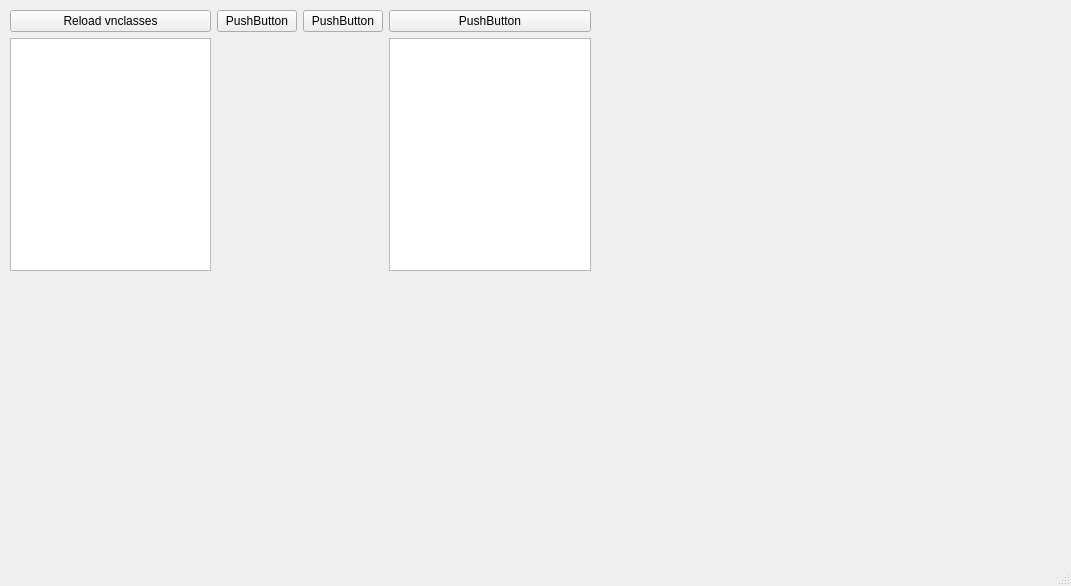
<?xml version="1.0" encoding="UTF-8"?>
<ui version="4.0">
 <class>MainWindow</class>
 <widget class="QMainWindow" name="MainWindow">
  <property name="geometry">
   <rect>
    <x>0</x>
    <y>0</y>
    <width>1071</width>
    <height>586</height>
   </rect>
  </property>
  <property name="windowTitle">
   <string>MainWindow</string>
  </property>
  <widget class="QWidget" name="centralwidget">
   <widget class="QWidget" name="gridLayoutWidget">
    <property name="geometry">
     <rect>
      <x>10</x>
      <y>10</y>
      <width>581</width>
      <height>261</height>
     </rect>
    </property>
    <layout class="QGridLayout" name="gridLayout">
     <item row="0" column="3">
      <widget class="QPushButton" name="pushButton_4">
       <property name="text">
        <string>PushButton</string>
       </property>
      </widget>
     </item>
     <item row="0" column="0">
      <widget class="QPushButton" name="pushButton">
       <property name="text">
        <string>Reload vnclasses</string>
       </property>
      </widget>
     </item>
     <item row="0" column="1">
      <widget class="QPushButton" name="pushButton_2">
       <property name="text">
        <string>PushButton</string>
       </property>
      </widget>
     </item>
     <item row="0" column="2">
      <widget class="QPushButton" name="pushButton_3">
       <property name="text">
        <string>PushButton</string>
       </property>
      </widget>
     </item>
     <item row="1" column="0">
      <layout class="QHBoxLayout" name="horizontalLayout">
       <item>
        <widget class="QTableView" name="tableView"/>
       </item>
      </layout>
     </item>
     <item row="1" column="3">
      <widget class="QColumnView" name="columnView"/>
     </item>
    </layout>
   </widget>
  </widget>
  <widget class="QMenuBar" name="menubar">
   <property name="geometry">
    <rect>
     <x>0</x>
     <y>0</y>
     <width>1071</width>
     <height>26</height>
    </rect>
   </property>
  </widget>
  <widget class="QStatusBar" name="statusbar"/>
 </widget>
 <resources/>
 <connections/>
</ui>
